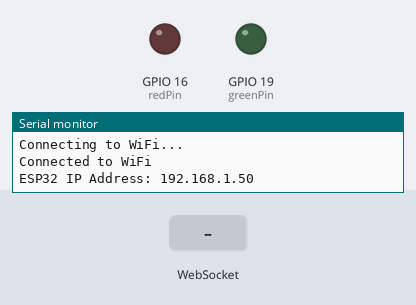
A sketch run on a simulated ESP32. Parts: output pins drawn as LEDs (lit = HIGH), the last lines printed to the serial monitor. Inputs (shaded band) come from the test bench. WiFi joins after 1.5 s; servers stay silent unless stated.

Above: at 3.2 s.
3.3 s: WebSocket text "toggleRed" received
At 4.1 s:
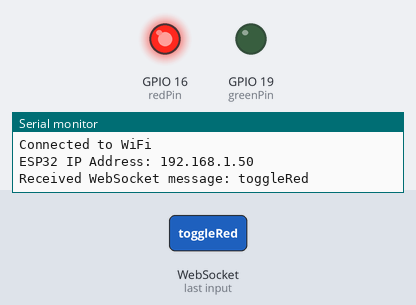
4.8 s: WebSocket text "toggleGreen" received
At 5.2 s:
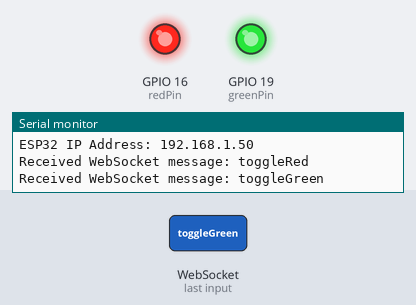
6.3 s: WebSocket text "toggleRed" received
At 7.6 s:
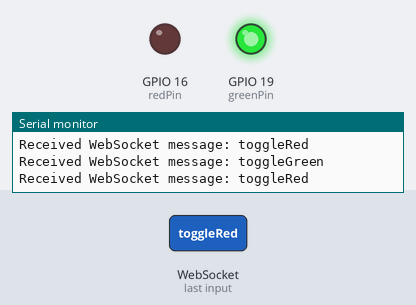
Timing chart, 0 to 9.3 s (numbered marks = the images above; inputs shaded):
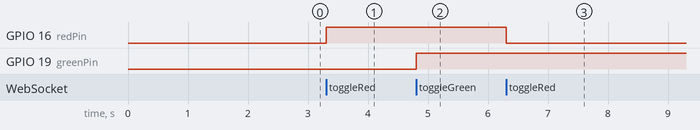

The sketch:

Challange_1_websockets.ino
```cpp
#include <WiFi.h>
#include <AsyncTCP.h>
#include <ESPAsyncWebServer.h>

// Replace with your network credentials
const char* ssid = "enter wifi name";
const char* password = "enter wifi password";

// GPIO pin definitions
const int redPin = 16;  // Pin for Red LED
const int greenPin = 19; // Pin for Green LED

// Create AsyncWebServer object on port 80
AsyncWebServer server(80);
AsyncWebSocket ws("/ws");

// HTML page served to the client
const char index_html[] PROGMEM = R"rawliteral(
<!DOCTYPE HTML><html>
<head>
  <title>ESP Web Server</title>
  <meta name="viewport" content="width=device-width, initial-scale=1">
  <style>
    body { font-family: Arial, sans-serif; text-align: center; }
    h1 { font-size: 2rem; }
    .button { font-size: 1.5rem; padding: 10px 20px; cursor: pointer; }
    .state { font-size: 1.5rem; color: #333; }
  </style>
</head>
<body>
  <h1>ESP32 LED Control</h1>
  <button id="redButton" class="button">Toggle Red (LED 1)</button><br><br>
  <button id="greenButton" class="button">Toggle Green (LED 2)</button><br><br>
  <p class="state">Red LED state: <span id="redState">OFF</span></p>
  <p class="state">Green LED state: <span id="greenState">OFF</span></p>

  <script>
    var websocket = new WebSocket('ws://' + window.location.hostname + '/ws');
    websocket.onopen = function() {
      console.log("WebSocket connection established");
    };

    websocket.onmessage = function(event) {
      var data = event.data.split(',');
      document.getElementById('redState').innerText = (data[0] === "1") ? "ON" : "OFF";
      document.getElementById('greenState').innerText = (data[1] === "1") ? "ON" : "OFF";
    };

    document.getElementById('redButton').addEventListener('click', function() {
      websocket.send('toggleRed');
    });

    document.getElementById('greenButton').addEventListener('click', function() {
      websocket.send('toggleGreen');
    });
  </script>
</body>
</html>
)rawliteral";

// Updated handleWebSocketMessage function
void handleWebSocketMessage(AsyncWebSocket *server,
                            AsyncWebSocketClient *client,
                            AwsEventType type,
                            void *arg,
                            uint8_t *data,
                            size_t len) {
  if (type == WS_EVT_DATA) {
    AwsFrameInfo *info = (AwsFrameInfo*)arg;
    if (info->final && info->index == 0 && info->len == len && info->opcode == WS_TEXT) {
      data[len] = 0;  // Null-terminate the data
      String message = String((char*)data);

      Serial.println("Received WebSocket message: " + message);  // Debugging

      if (message == "toggleRed") {
        digitalWrite(redPin, !digitalRead(redPin));  // Toggle Red LED
        notifyClients();
      } else if (message == "toggleGreen") {
        digitalWrite(greenPin, !digitalRead(greenPin));  // Toggle Green LED
        notifyClients();
      }
    }
  }
}

// Notify all connected clients with the updated LED states
void notifyClients() {
  String state = String(digitalRead(redPin)) + "," + String(digitalRead(greenPin));
  ws.textAll(state);
}

void setup() {
  // Start Serial Monitor for debugging
  Serial.begin(115200);

  // Set LED pins to output mode
  pinMode(redPin, OUTPUT);
  pinMode(greenPin, OUTPUT);

  // Connect to Wi-Fi
  WiFi.begin(ssid, password);
  while (WiFi.status() != WL_CONNECTED) {
    delay(1000);
    Serial.println("Connecting to WiFi...");
  }
  // Print the ESP32 IP address after it connects to Wi-Fi
  Serial.println("Connected to WiFi");
  Serial.print("ESP32 IP Address: ");
  Serial.println(WiFi.localIP());

  // Serve the WebSocket
  ws.onEvent(handleWebSocketMessage);
  server.addHandler(&ws);

  // Serve the main HTML page
  server.on("/", HTTP_GET, [](AsyncWebServerRequest *request){
    request->send_P(200, "text/html", index_html);
  });

  // Start server
  server.begin();
}

void loop() {
  ws.cleanupClients();
}
```

Measured:
- after the input at 3.3 s, GPIO 16 (redPin): LOW → HIGH at once
- after the input at 4.8 s, GPIO 19 (greenPin): LOW → HIGH at once
- after the input at 6.3 s, GPIO 16 (redPin): HIGH → LOW at once
